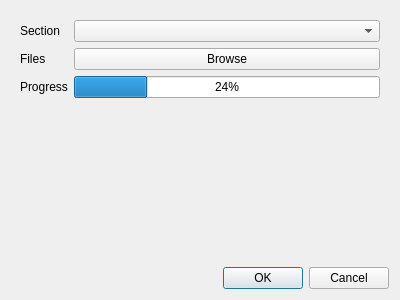
<?xml version="1.0" encoding="UTF-8"?>
<ui version="4.0">
 <class>Dialog</class>
 <widget class="QDialog" name="Dialog">
  <property name="geometry">
   <rect>
    <x>0</x>
    <y>0</y>
    <width>400</width>
    <height>300</height>
   </rect>
  </property>
  <property name="windowTitle">
   <string>Dialog</string>
  </property>
  <layout class="QVBoxLayout" name="verticalLayout_2">
   <item>
    <widget class="QWidget" name="widget" native="true">
     <layout class="QFormLayout" name="formLayout">
      <item row="0" column="0">
       <widget class="QLabel" name="label">
        <property name="text">
         <string>Section</string>
        </property>
       </widget>
      </item>
      <item row="0" column="1">
       <widget class="QComboBox" name="comboBox"/>
      </item>
      <item row="1" column="0">
       <widget class="QLabel" name="label_2">
        <property name="text">
         <string>Files</string>
        </property>
       </widget>
      </item>
      <item row="1" column="1">
       <widget class="QPushButton" name="pushButton">
        <property name="text">
         <string>Browse</string>
        </property>
       </widget>
      </item>
      <item row="2" column="0">
       <widget class="QLabel" name="label_3">
        <property name="text">
         <string>Progress</string>
        </property>
       </widget>
      </item>
      <item row="2" column="1">
       <widget class="QProgressBar" name="progressBar">
        <property name="value">
         <number>24</number>
        </property>
       </widget>
      </item>
     </layout>
    </widget>
   </item>
   <item>
    <widget class="QDialogButtonBox" name="buttonBox">
     <property name="orientation">
      <enum>Qt::Horizontal</enum>
     </property>
     <property name="standardButtons">
      <set>QDialogButtonBox::Cancel|QDialogButtonBox::Ok</set>
     </property>
    </widget>
   </item>
  </layout>
 </widget>
 <resources/>
 <connections>
  <connection>
   <sender>buttonBox</sender>
   <signal>accepted()</signal>
   <receiver>Dialog</receiver>
   <slot>accept()</slot>
   <hints>
    <hint type="sourcelabel">
     <x>248</x>
     <y>254</y>
    </hint>
    <hint type="destinationlabel">
     <x>157</x>
     <y>274</y>
    </hint>
   </hints>
  </connection>
  <connection>
   <sender>buttonBox</sender>
   <signal>rejected()</signal>
   <receiver>Dialog</receiver>
   <slot>reject()</slot>
   <hints>
    <hint type="sourcelabel">
     <x>316</x>
     <y>260</y>
    </hint>
    <hint type="destinationlabel">
     <x>286</x>
     <y>274</y>
    </hint>
   </hints>
  </connection>
 </connections>
</ui>
